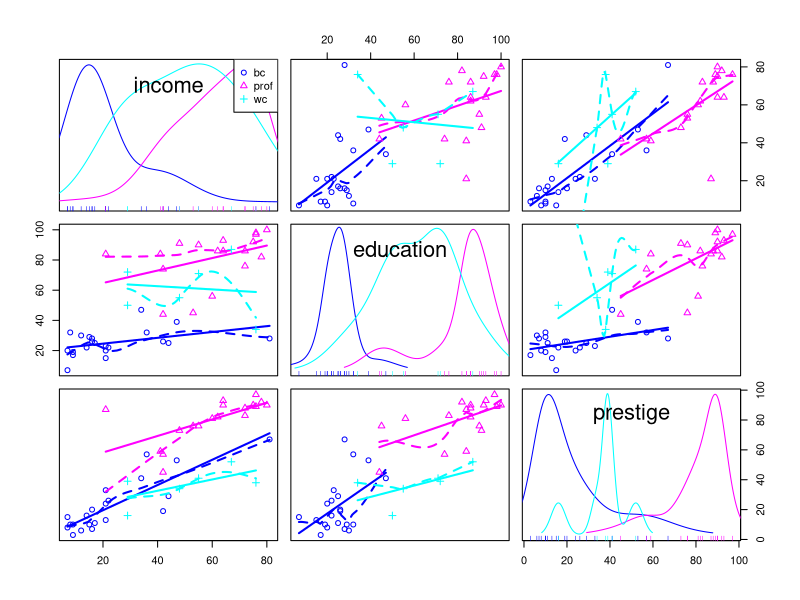
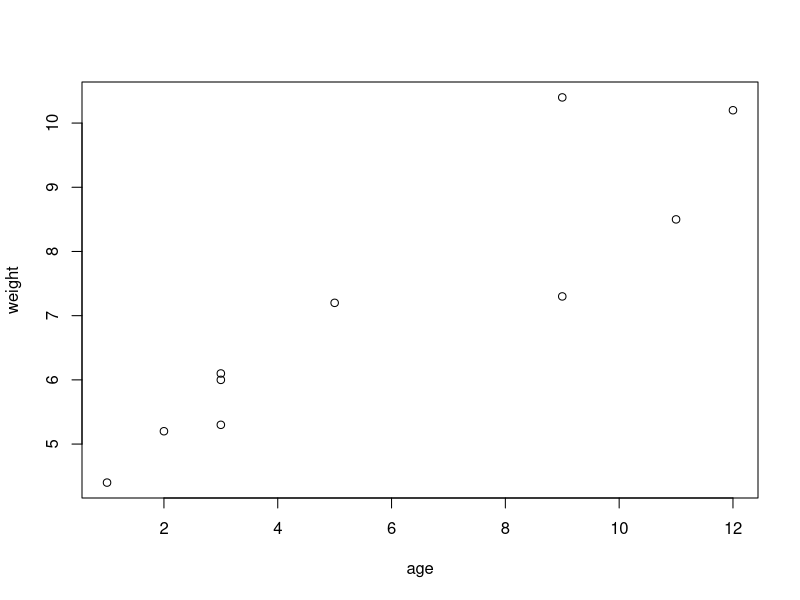
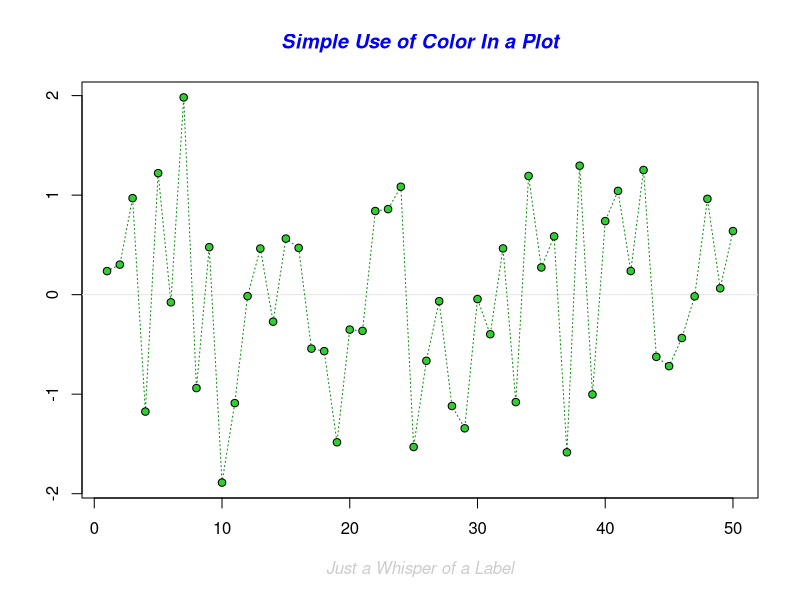
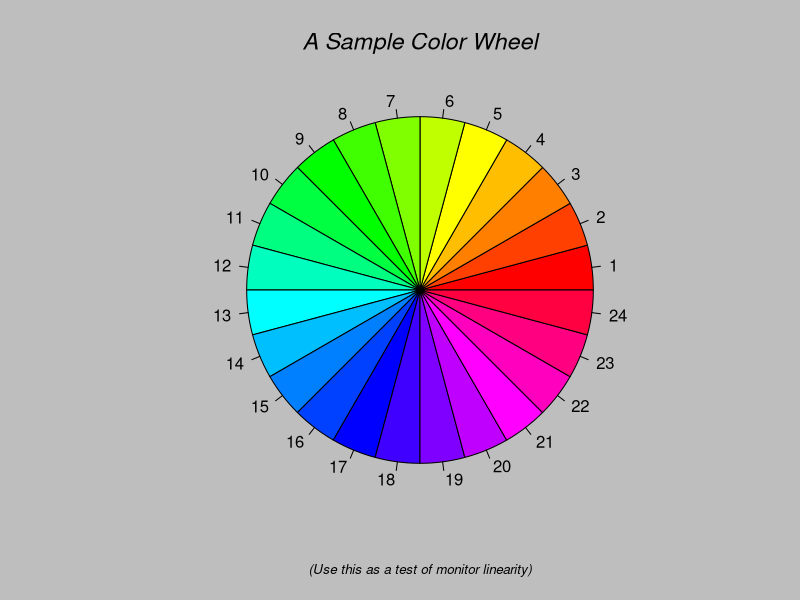
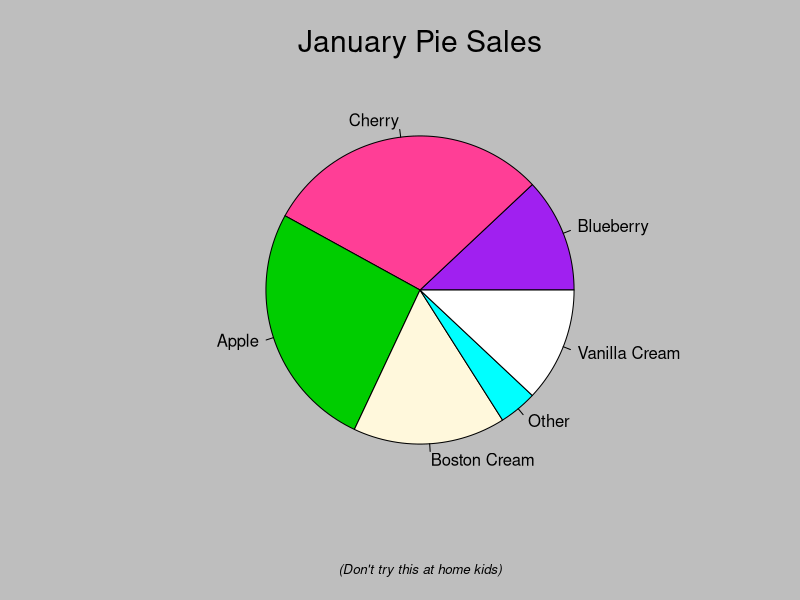
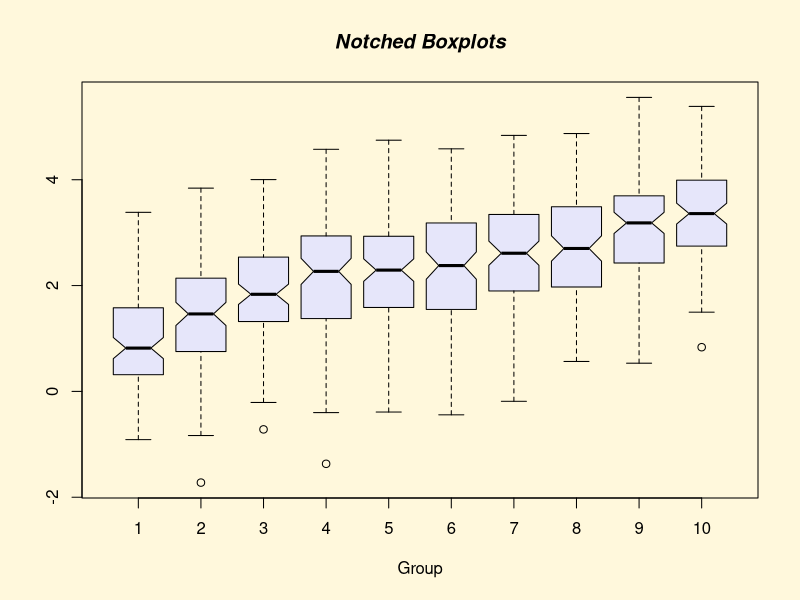
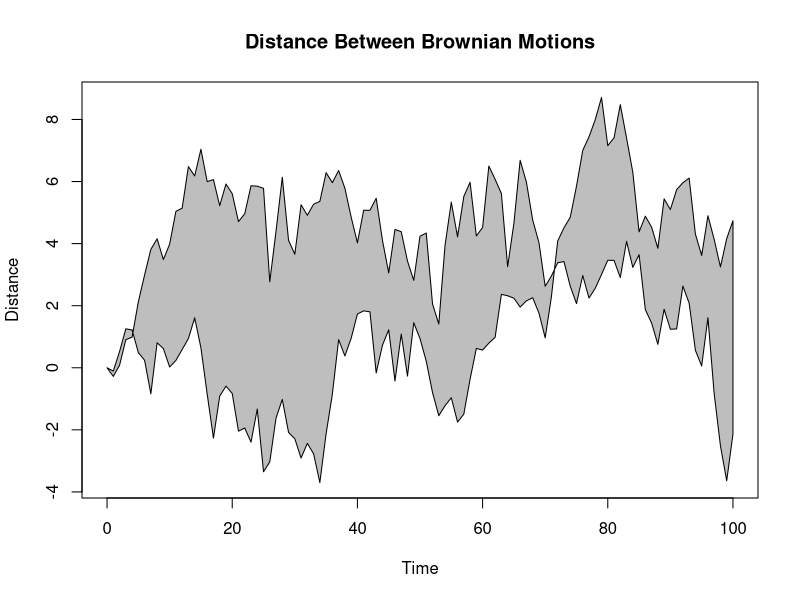
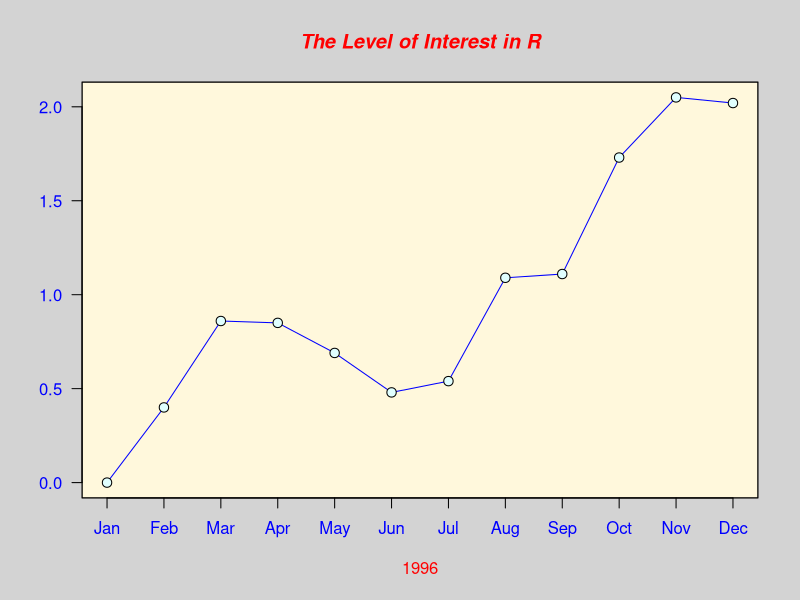

These figures' R source, in order:
## ---- chunk 1
knitr::opts_chunk$set(message=FALSE,warning=FALSE, cache=TRUE)
## ---- chunk 2
library(dplyr)
require(ggplot2)
## ---- chunk 3
library(car)
scatterplotMatrix(~ income + education + prestige | type, data=Duncan)
## ---- chunk 4
age <- c(1,3,5,2,11,9,3,9,12,3)
weight <- c(4.4,5.3,7.2,5.2,8.5,7.3,6.0,10.4,10.2,6.1)
## ---- chunk 5
mean(weight)
## ---- chunk 6
sd(weight)
## ---- chunk 7
cor(age, weight)
## ---- chunk 8
plot(age, weight)
## ---- chunk 9
demo(graphics)
